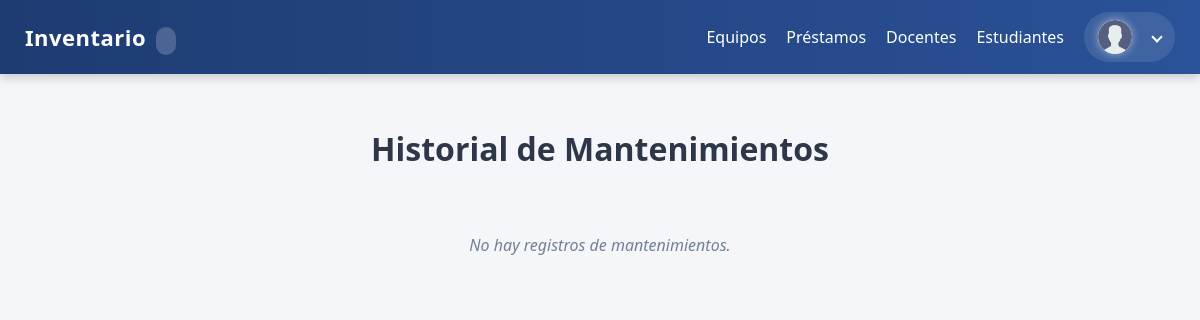
/public/mantenimientos.php, run on an earlier commit of the app's database.
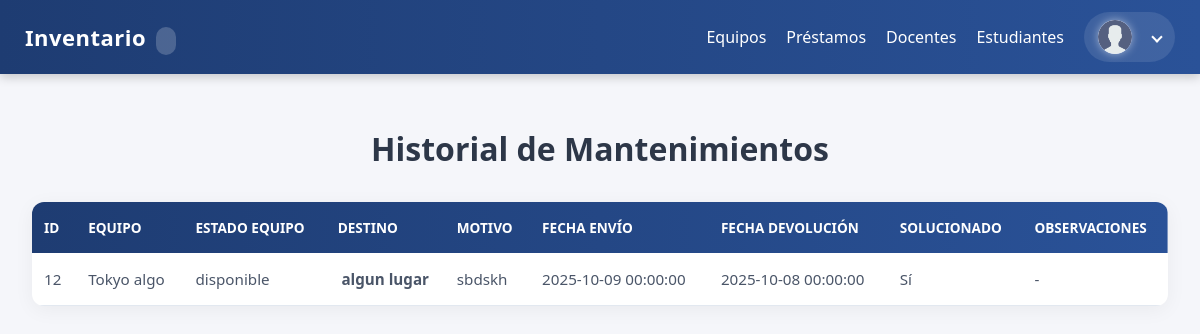
And on a later commit of the database.
### tables this page shows
CREATE TABLE `mantenimientos` (
  `id` int(11) NOT NULL,
  `equipo_id` int(11) NOT NULL,
  `usuario_id` int(11) DEFAULT NULL,
  `reporte_id` int(11) NOT NULL,
  `destino` varchar(255) DEFAULT NULL,
  `motivo` text DEFAULT NULL,
  `fecha_envio` datetime NOT NULL,
  `fecha_devolucion` datetime DEFAULT NULL,
  `solucionado` tinyint(1) DEFAULT NULL,
  `observaciones` text DEFAULT NULL,
  `creado_en` timestamp NOT NULL DEFAULT current_timestamp()
);

CREATE TABLE `equipos` (
  `id` int(11) NOT NULL,
  `area_id` int(11) NOT NULL,
  `sala_id` int(11) DEFAULT NULL,
  `tipo` varchar(60) NOT NULL,
  `marca` varchar(80) DEFAULT NULL,
  `modelo` varchar(120) DEFAULT NULL,
  `nro_serie` varchar(120) DEFAULT NULL,
  `serial_interno` varchar(32) NOT NULL,
  `estado` varchar(20) NOT NULL DEFAULT 'bueno',
  `prestado` tinyint(1) NOT NULL DEFAULT 0,
  `con_reporte` tinyint(1) NOT NULL DEFAULT 0,
  `detalles` longtext DEFAULT NULL CHECK (json_valid(`detalles`)),
  `creado_en` timestamp NOT NULL DEFAULT current_timestamp(),
  `actualizado_en` timestamp NULL DEFAULT NULL ON UPDATE current_timestamp(),
  `en_mantenimiento` tinyint(1) DEFAULT 0
);

### public/mantenimientos.php (the view, shortened to what this page needs)
<?php
require __DIR__ . '/../config/db.php';
$sql = "SELECT m.id AS mantenimiento_id, m.equipo_id, m.destino, m.motivo,
               m.fecha_envio, m.fecha_devolucion, m.solucionado, m.observaciones,
               e.marca, e.modelo, e.estado
        FROM mantenimientos m
        LEFT JOIN equipos e ON e.id = m.equipo_id
        ORDER BY m.fecha_envio DESC";
$res = $mysqli->query($sql);
$mantenimientos = $res ? $res->fetch_all(MYSQLI_ASSOC) : [];
?>
<!doctype html>
<html lang="es">
<head>
    <link rel="stylesheet" href="../css/tabla_mantenimientos.css">
</head>
<body>
<?php include __DIR__ . '/navbar.php'; ?>
<div class="container">
    <h1>Historial de Mantenimientos</h1>
    <?php if (!$mantenimientos): ?>
        <p class="muted">No hay registros de mantenimientos.</p>
    <?php else: ?>
        <table>
            <thead>
                <tr>
                    <th>ID</th>
                    <th>Equipo</th>
                    <th>Estado Equipo</th>
                    <th>Destino</th>
                    <th>Motivo</th>
                    <th>Fecha Envío</th>
                    <th>Fecha Devolución</th>
                    <th>Solucionado</th>
                    <th>Observaciones</th>
                </tr>
            </thead>
            <tbody>
                <?php foreach ($mantenimientos as $m): ?>
                <tr>
                    <td><?= $m['mantenimiento_id'] ?></td>
                    <td><?= htmlspecialchars($m['marca'] . ' ' . $m['modelo']) ?></td>
                    <td><?= htmlspecialchars($m['estado']) ?></td>
                    <td><?= htmlspecialchars($m['destino']) ?></td>
                    <td><?= htmlspecialchars($m['motivo']) ?></td>
                    <td><?= $m['fecha_envio'] ?></td>
                    <td><?= $m['fecha_devolucion'] ?? '<span class="muted">No devuelto</span>' ?></td>
                    <td class="<?= $m['solucionado'] ? 'status-active' : 'status-returned' ?>">
                        <?= $m['solucionado'] ? 'Sí' : 'No' ?>
                    </td>
                    <td><?= htmlspecialchars($m['observaciones'] ?? '-') ?></td>
                </tr>
                <?php endforeach; ?>
            </tbody>
        </table>
    <?php endif; ?>
</div>
</body>
</html>

What changed in the data, as far as the page shows it:
added mantenimientos: id "12", equipo.modelo "Tokyo algo", equipo.estado "disponible", destino "algun lugar", motivo "sbdskh", fecha_envio "2025-10-09 00:00:00", fecha_devolucion "2025-10-08 00:00:00", solucionado "Sí", observaciones "-"
Also different on the page:
text no longer shown: "No hay registros de mantenimientos."
text now shown: "ID EQUIPO ESTADO EQUIPO DESTINO MOTIVO FECHA ENVÍO FECHA DEVOLUCIÓN SOLUCIONADO OBSERVACIONES"
